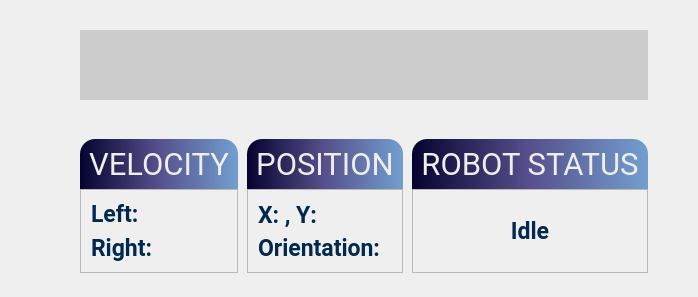
             <widget class="QWidget" name="widget_13" native="true">
              <property name="maximumSize">
               <size>
                <width>16777215</width>
                <height>16777215</height>
               </size>
              </property>
              <layout class="QVBoxLayout" name="verticalLayout_19">
               <property name="spacing">
                <number>30</number>
               </property>
               <property name="leftMargin">
                <number>80</number>
               </property>
               <property name="topMargin">
                <number>30</number>
               </property>
               <property name="rightMargin">
                <number>50</number>
               </property>
               <property name="bottomMargin">
                <number>15</number>
               </property>
               <item>
                <widget class="QWidget" name="tracking_main_2" native="true">
                 <property name="styleSheet">
                  <string notr="true">background-color: rgb(204,204,204); </string>
                 </property>
                 <layout class="QVBoxLayout" name="tracking_2">
                  <property name="leftMargin">
                   <number>0</number>
                  </property>
                  <property name="topMargin">
                   <number>0</number>
                  </property>
                  <property name="rightMargin">
                   <number>0</number>
                  </property>
                  <property name="bottomMargin">
                   <number>0</number>
                  </property>
                  <item>
                   <widget class="QGraphicsView" name="view_map_2">
                    <property name="styleSheet">
                     <string notr="true"/>
                    </property>
                    <property name="frameShape">
                     <enum>QFrame::NoFrame</enum>
                    </property>
                    <property name="sizeAdjustPolicy">
                     <enum>QAbstractScrollArea::AdjustToContentsOnFirstShow</enum>
                    </property>
                    <property name="dragMode">
                     <enum>QGraphicsView::ScrollHandDrag</enum>
                    </property>
                   </widget>
                  </item>
                 </layout>
                </widget>
               </item>
               <item>
                <widget class="QWidget" name="widget_14" native="true">
                 <layout class="QHBoxLayout" name="horizontalLayout_6" stretch="2,2,2">
                  <property name="spacing">
                   <number>9</number>
                  </property>
                  <property name="leftMargin">
                   <number>0</number>
                  </property>
                  <property name="rightMargin">
                   <number>0</number>
                  </property>
                  <item>
                   <widget class="QFrame" name="velocity_2">
                    <property name="minimumSize">
                     <size>
                      <width>0</width>
                      <height>0</height>
                     </size>
                    </property>
                    <property name="maximumSize">
                     <size>
                      <width>16777215</width>
                      <height>16777215</height>
                     </size>
                    </property>
                    <property name="styleSheet">
                     <string notr="true"/>
                    </property>
                    <layout class="QVBoxLayout" name="verticalLayout_26" stretch="0,0">
                     <property name="spacing">
                      <number>0</number>
                     </property>
                     <property name="leftMargin">
                      <number>0</number>
                     </property>
                     <property name="topMargin">
                      <number>0</number>
                     </property>
                     <property name="rightMargin">
                      <number>0</number>
                     </property>
                     <property name="bottomMargin">
                      <number>0</number>
                     </property>
                     <item>
                      <widget class="QFrame" name="frame_11">
                       <property name="enabled">
                        <bool>true</bool>
                       </property>
                       <property name="maximumSize">
                        <size>
                         <width>16777215</width>
                         <height>50</height>
                        </size>
                       </property>
                       <property name="styleSheet">
                        <string notr="true">QFrame{
	border-top-left-radius: 15;
	border-top-right-radius: 15;
	border-style: solid;
	border-color:rgb(0, 41, 77);
	background-color: qlineargradient(spread: pad, x1:0, y1:0, x2:1, y2:0, stop:0 rgb(4, 3, 47), stop:0.5 rgb(86, 80, 140), stop:1 rgb(114, 159, 207));
}</string>
                       </property>
                       <property name="lineWidth">
                        <number>0</number>
                       </property>
                       <layout class="QVBoxLayout" name="verticalLayout_27">
                        <item alignment="Qt::AlignHCenter">
                         <widget class="QLabel" name="label1_5">
                          <property name="font">
                           <font>
                            <family>Roboto</family>
                            <pointsize>23</pointsize>
                            <weight>50</weight>
                            <bold>false</bold>
                           </font>
                          </property>
                          <property name="styleSheet">
                           <string notr="true">QLabel{
background-color: transparent; 
color: rgb(238, 238, 236);
}</string>
                          </property>
                          <property name="text">
                           <string>VELOCITY</string>
                          </property>
                          <property name="alignment">
                           <set>Qt::AlignCenter</set>
                          </property>
                         </widget>
                        </item>
                       </layout>
                      </widget>
                     </item>
                     <item>
                      <widget class="QFrame" name="frame_12">
                       <property name="sizePolicy">
                        <sizepolicy hsizetype="Preferred" vsizetype="Preferred">
                         <horstretch>0</horstretch>
                         <verstretch>0</verstretch>
                        </sizepolicy>
                       </property>
                       <property name="maximumSize">
                        <size>
                         <width>16777215</width>
                         <height>200</height>
                        </size>
                       </property>
                       <property name="styleSheet">
                        <string notr="true">
color: rgb(0, 41, 77);</string>
                       </property>
                       <property name="frameShape">
                        <enum>QFrame::StyledPanel</enum>
                       </property>
                       <property name="frameShadow">
                        <enum>QFrame::Plain</enum>
                       </property>
                       <property name="lineWidth">
                        <number>1</number>
                       </property>
                       <layout class="QVBoxLayout" name="verticalLayout_20">
                        <property name="leftMargin">
                         <number>10</number>
                        </property>
                        <property name="topMargin">
                         <number>10</number>
                        </property>
                        <property name="rightMargin">
                         <number>10</number>
                        </property>
                        <property name="bottomMargin">
                         <number>10</number>
                        </property>
                        <item>
                         <widget class="QLabel" name="label_left_2">
                          <property name="font">
                           <font>
                            <family>Roboto</family>
                            <pointsize>17</pointsize>
                            <weight>75</weight>
                            <bold>true</bold>
                           </font>
                          </property>
                          <property name="text">
                           <string>Left:</string>
                          </property>
                         </widget>
                        </item>
                        <item>
                         <widget class="QLabel" name="label_right_2">
                          <property name="font">
                           <font>
                            <family>Roboto</family>
                            <pointsize>17</pointsize>
                            <weight>75</weight>
                            <bold>true</bold>
                           </font>
                          </property>
                          <property name="text">
                           <string>Right:</string>
                          </property>
                         </widget>
                        </item>
                       </layout>
                      </widget>
                     </item>
                    </layout>
                   </widget>
                  </item>
                  <item>
                   <widget class="QFrame" name="position">
                    <property name="minimumSize">
                     <size>
                      <width>0</width>
                      <height>0</height>
                     </size>
                    </property>
                    <property name="maximumSize">
                     <size>
                      <width>16777215</width>
                      <height>16777215</height>
                     </size>
                    </property>
                    <property name="styleSheet">
                     <string notr="true"/>
                    </property>
                    <layout class="QVBoxLayout" name="verticalLayout_28" stretch="0,0">
                     <property name="spacing">
                      <number>0</number>
                     </property>
                     <property name="leftMargin">
                      <number>0</number>
                     </property>
                     <property name="topMargin">
                      <number>0</number>
                     </property>
                     <property name="rightMargin">
                      <number>0</number>
                     </property>
                     <property name="bottomMargin">
                      <number>0</number>
                     </property>
                     <item>
                      <widget class="QFrame" name="frame_13">
                       <property name="enabled">
                        <bool>true</bool>
                       </property>
                       <property name="maximumSize">
                        <size>
                         <width>16777215</width>
                         <height>50</height>
                        </size>
                       </property>
                       <property name="styleSheet">
                        <string notr="true">QFrame{
	border-top-left-radius: 15;
	border-top-right-radius: 15;
	border-style: solid;
	border-color:rgb(0, 41, 77);
	background-color: qlineargradient(spread: pad, x1:0, y1:0, x2:1, y2:0, stop:0 rgb(4, 3, 47), stop:0.5 rgb(86, 80, 140), stop:1 rgb(114, 159, 207));
}</string>
                       </property>
                       <property name="lineWidth">
                        <number>0</number>
                       </property>
                       <layout class="QVBoxLayout" name="verticalLayout_29">
                        <item alignment="Qt::AlignHCenter">
                         <widget class="QLabel" name="label1_6">
                          <property name="font">
                           <font>
                            <family>Roboto</family>
                            <pointsize>23</pointsize>
                            <weight>50</weight>
                            <bold>false</bold>
                           </font>
                          </property>
                          <property name="styleSheet">
                           <string notr="true">QLabel{
background-color: transparent; 
color: rgb(238, 238, 236);
}</string>
                          </property>
                          <property name="text">
                           <string>POSITION</string>
                          </property>
                          <property name="alignment">
                           <set>Qt::AlignCenter</set>
                          </property>
                         </widget>
                        </item>
                       </layout>
                      </widget>
                     </item>
                     <item>
                      <widget class="QFrame" name="frame_14">
                       <property name="sizePolicy">
                        <sizepolicy hsizetype="Preferred" vsizetype="Preferred">
                         <horstretch>0</horstretch>
                         <verstretch>0</verstretch>
                        </sizepolicy>
                       </property>
                       <property name="maximumSize">
                        <size>
                         <width>16777215</width>
                         <height>200</height>
                        </size>
                       </property>
                       <property name="styleSheet">
                        <string notr="true">
color: rgb(0, 41, 77);</string>
                       </property>
                       <property name="frameShape">
                        <enum>QFrame::StyledPanel</enum>
                       </property>
                       <property name="frameShadow">
                        <enum>QFrame::Plain</enum>
                       </property>
                       <property name="lineWidth">
                        <number>1</number>
                       </property>
                       <layout class="QGridLayout" name="gridLayout_15" columnstretch="0">
                        <property name="leftMargin">
                         <number>10</number>
                        </property>
                        <property name="topMargin">
                         <number>10</number>
                        </property>
                        <property name="rightMargin">
                         <number>10</number>
                        </property>
                        <property name="bottomMargin">
                         <number>10</number>
                        </property>
                        <property name="horizontalSpacing">
                         <number>0</number>
                        </property>
                        <property name="verticalSpacing">
                         <number>4</number>
                        </property>
                        <item row="0" column="0">
                         <widget class="QLabel" name="label_xy_2">
                          <property name="font">
                           <font>
                            <family>Roboto</family>
                            <pointsize>17</pointsize>
                            <weight>75</weight>
                            <bold>true</bold>
                           </font>
                          </property>
                          <property name="text">
                           <string>X: , Y: </string>
                          </property>
                         </widget>
                        </item>
                        <item row="1" column="0">
                         <widget class="QLabel" name="label_theta_2">
                          <property name="font">
                           <font>
                            <family>Roboto</family>
                            <pointsize>17</pointsize>
                            <weight>75</weight>
                            <bold>true</bold>
                           </font>
                          </property>
                          <property name="text">
                           <string>Orientation:</string>
                          </property>
                         </widget>
                        </item>
                       </layout>
                      </widget>
                     </item>
                    </layout>
                   </widget>
                  </item>
                  <item>
                   <widget class="QFrame" name="locker">
                    <property name="minimumSize">
                     <size>
                      <width>0</width>
                      <height>0</height>
                     </size>
                    </property>
                    <property name="maximumSize">
                     <size>
                      <width>16777215</width>
                      <height>16777215</height>
                     </size>
                    </property>
                    <property name="styleSheet">
                     <string notr="true"/>
                    </property>
                    <layout class="QVBoxLayout" name="verticalLayout_24" stretch="0,0">
                     <property name="spacing">
                      <number>0</number>
                     </property>
                     <property name="leftMargin">
                      <number>0</number>
                     </property>
                     <property name="topMargin">
                      <number>0</number>
                     </property>
                     <property name="rightMargin">
                      <number>0</number>
                     </property>
                     <property name="bottomMargin">
                      <number>0</number>
                     </property>
                     <item>
                      <widget class="QFrame" name="frame_9">
                       <property name="enabled">
                        <bool>true</bool>
                       </property>
                       <property name="maximumSize">
                        <size>
                         <width>16777215</width>
                         <height>50</height>
                        </size>
                       </property>
                       <property name="styleSheet">
                        <string notr="true">QFrame{
	border-top-left-radius: 15;
	border-top-right-radius: 15;
	border-style: solid;
	border-color:rgb(0, 41, 77);
	background-color: qlineargradient(spread: pad, x1:0, y1:0, x2:1, y2:0, stop:0 rgb(4, 3, 47), stop:0.5 rgb(86, 80, 140), stop:1 rgb(114, 159, 207));
}</string>
                       </property>
                       <property name="lineWidth">
                        <number>0</number>
                       </property>
                       <layout class="QVBoxLayout" name="verticalLayout_25">
                        <item alignment="Qt::AlignHCenter">
                         <widget class="QLabel" name="label1_4">
                          <property name="font">
                           <font>
                            <family>Roboto</family>
                            <pointsize>23</pointsize>
                            <weight>50</weight>
                            <bold>false</bold>
                           </font>
                          </property>
                          <property name="styleSheet">
                           <string notr="true">QLabel{
background-color: transparent; 
color: rgb(238, 238, 236);
}</string>
                          </property>
                          <property name="text">
                           <string>ROBOT STATUS</string>
                          </property>
                          <property name="alignment">
                           <set>Qt::AlignCenter</set>
                          </property>
                         </widget>
                        </item>
                       </layout>
                      </widget>
                     </item>
                     <item>
                      <widget class="QFrame" name="frame_10">
                       <property name="sizePolicy">
                        <sizepolicy hsizetype="Preferred" vsizetype="Preferred">
                         <horstretch>0</horstretch>
                         <verstretch>0</verstretch>
                        </sizepolicy>
                       </property>
                       <property name="maximumSize">
                        <size>
                         <width>16777215</width>
                         <height>200</height>
                        </size>
                       </property>
                       <property name="styleSheet">
                        <string notr="true">
color: rgb(0, 41, 77);</string>
                       </property>
                       <property name="frameShape">
                        <enum>QFrame::StyledPanel</enum>
                       </property>
                       <property name="frameShadow">
                        <enum>QFrame::Plain</enum>
                       </property>
                       <property name="lineWidth">
                        <number>1</number>
                       </property>
                       <layout class="QGridLayout" name="gridLayout_6">
                        <property name="leftMargin">
                         <number>10</number>
                        </property>
                        <property name="topMargin">
                         <number>10</number>
                        </property>
                        <property name="rightMargin">
                         <number>10</number>
                        </property>
                        <property name="bottomMargin">
                         <number>10</number>
                        </property>
                        <property name="horizontalSpacing">
                         <number>0</number>
                        </property>
                        <property name="verticalSpacing">
                         <number>4</number>
                        </property>
                        <item row="0" column="0">
                         <widget class="QLabel" name="robot_status">
                          <property name="font">
                           <font>
                            <family>Roboto</family>
                            <pointsize>17</pointsize>
                            <weight>75</weight>
                            <bold>true</bold>
                           </font>
                          </property>
                          <property name="text">
                           <string>Idle</string>
                          </property>
                          <property name="alignment">
                           <set>Qt::AlignCenter</set>
                          </property>
                         </widget>
                        </item>
                       </layout>
                      </widget>
                     </item>
                    </layout>
                   </widget>
                  </item>
                 </layout>
                </widget>
               </item>
              </layout>
             </widget>
